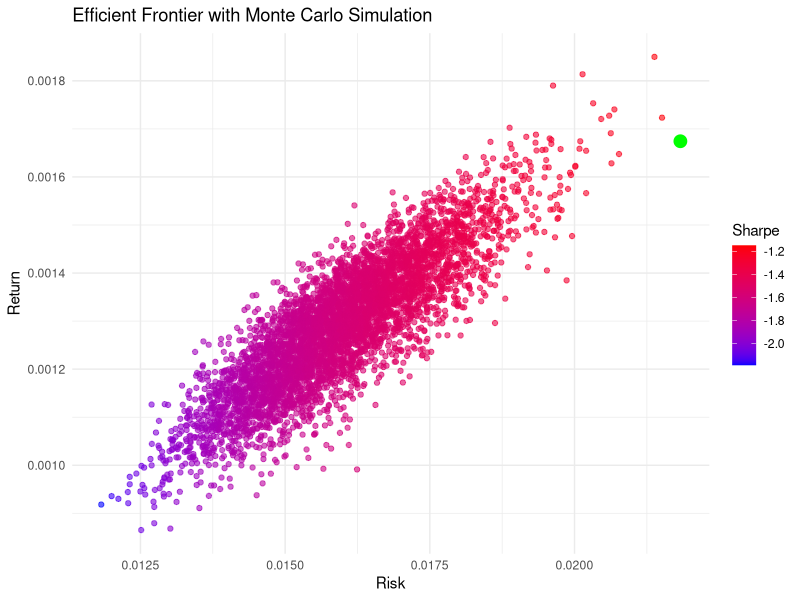

R code for this plot:
library(tidyverse)
# Create visuals folder
dir.create("visuals", showWarnings = FALSE)
# Load Returns Data
returns <- read.csv("data/stock_returns.csv")
returns_matrix <- as.matrix(returns[,-1])
num_assets <- ncol(returns_matrix)
# Load Risk-Free Rate (FRED)
rf_data <- read.csv("data/risk_free_rate.csv")
rf_data$date <- as.Date(rf_data$date)
rf_data <- rf_data %>%
  select(date, value)
# Convert % → decimal
rf_data$value <- rf_data$value / 100
# Average risk-free rate
risk_free_rate <- mean(rf_data$value, na.rm = TRUE)

print(paste("Average Risk-Free Rate:", round(risk_free_rate, 4)))
# Calculate Metrics
mean_returns <- colMeans(returns_matrix)
cov_matrix <- cov(returns_matrix)
# Portfolio Functions
portfolio_return <- function(weights, mean_returns) {
  sum(weights * mean_returns)
}

portfolio_risk <- function(weights, cov_matrix) {
  sqrt(t(weights) %*% cov_matrix %*% weights)
}

# Monte Carlo Simulation
set.seed(42)
num_portfolios <- 5000
results <- matrix(nrow = 3, ncol = num_portfolios)
weights_list <- list()
for (i in 1:num_portfolios) {

  # Random weights
  weights <- runif(num_assets)
  weights <- weights / sum(weights)

  weights_list[[i]] <- weights

  # Portfolio metrics
  port_return <- portfolio_return(weights, mean_returns)
  port_risk <- portfolio_risk(weights, cov_matrix)

  # Sharpe ratio (REAL)
  sharpe <- (port_return - risk_free_rate) / port_risk

  results[1,i] <- port_return
  results[2,i] <- port_risk
  results[3,i] <- sharpe
}

# Convert to dataframe
results_df <- data.frame(
  Return = results[1,],
  Risk = results[2,],
  Sharpe = results[3,]
)

# Optimal Portfolio
max_sharpe_idx <- which.max(results_df$Sharpe)

optimal_portfolio <- results_df[max_sharpe_idx,]
optimal_weights <- weights_list[[max_sharpe_idx]]

print("Optimal Portfolio (Max Sharpe):")
print(optimal_portfolio)

# Display weights
weights_df <- data.frame(
  Stock = colnames(returns_matrix),
  Weight = optimal_weights
)

print("Optimal Weights:")
print(weights_df)

# Save weights
write.csv(weights_df, "data/optimal_weights.csv", row.names = FALSE)
# Efficient Frontier Plot
p <- ggplot(results_df, aes(x = Risk, y = Return, color = Sharpe)) +
  geom_point(alpha = 0.6) +
  scale_color_gradient(low = "blue", high = "red") +
  geom_point(data = optimal_portfolio, aes(x = Risk, y = Return),
             color = "green", size = 4) +
  theme_minimal() +
  labs(title = "Efficient Frontier with Monte Carlo Simulation")

ggsave("visuals/efficient_frontier.png", plot = p, width = 8, height = 6)
print("Portfolio Optimisation Completed Successfully!")
